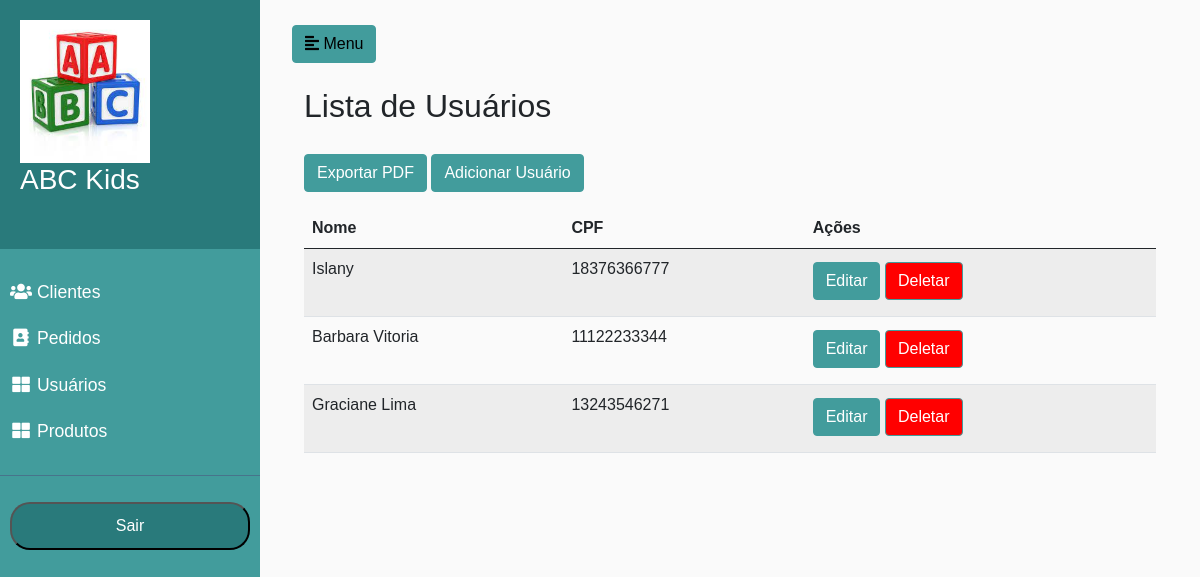
Screenshot of /usuarios/ (signed in) with the database file from the repository.
### usuarios/models.py (models this page shows, shortened)
class Usuario(AbstractUser):
    nome = models.CharField(max_length=150)
    cpf = models.CharField(max_length=11, unique=True)
    telefone = models.CharField(max_length=15)
    email = models.EmailField(unique=True, blank=False)
    username = None
    groups = None
    user_permissions = None
    USERNAME_FIELD = 'email'
    REQUIRED_FIELDS = ['nome', 'cpf', 'telefone']

### usuarios/views.py (the view)
# urls.py: path('',views.listar_usuarios, name="listar_usuarios"),
@login_required
def listar_usuarios(request):
    usuarios = Usuario.objects.all()
    return render(request, 'usuarios/listar_usuarios.html', {'usuarios': usuarios})

### usuarios/templates/usuarios/listar_usuarios.html (shortened to what this page needs)
{% extends "base.html" %}
{% load static %}
{% block 'dashboard' %}
<h2 class="my-4">Lista de Usuários</h2>
<a href="{% url 'exportar_usuarios_pdf' %}" target="_blank" class="btn colorprimarybtn2 mb-3">Exportar PDF</a>
<a href="{% url 'criar_usuario' %}" class="btn colorprimarybtn2 mb-3">Adicionar Usuário</a>
<table class="table table-striped">
  <thead>
    <tr>
      <th>Nome</th>
      <th>CPF</th>
      <th>Ações</th>
    </tr>
  </thead>
  <tbody>
    {% for usuario in usuarios %}
    <tr>
      <td>{{ usuario.nome }}</td>
      <td>{{ usuario.cpf }}</td>
      <td>
        <a href="{% url 'atualizar_usuarios' usuario.id %}" class="btn colorprimarybtn2 mb-2">Editar</a>
        <form action="{% url 'deletar_usuarios' usuario.id %}" method="POST" style="display:inline;">
            <button type="submit" style="background-color: red; color: white" class="btn colorprimarybtn2 mb-2"   onclick="return confirm('Tem certeza que deseja excluir este usuario?');">Deletar</button>
        </form>
      </td>
    </tr>
    {% empty %}
    <tr>
      <td colspan="3">Nenhum usuario cadastrado.</td>
    </tr>
    {% endfor %}
  </tbody>
</table>
{% endblock %}

### templates/static/css/base.css (style rules this page uses)
:root { --colorbasic: #297a7b; --colorbasic2: #429c9c; --colortext: #FFF; --colortext-menu: #FFF; }
.colorprimarybtn2 { background-color: var(--colorbasic2); border-color: var(--colorbasic2) !important; color: var(--colortext); margin-top: 5px; }
a.colorprimarybtn2:link, a.colorprimarybtn2:visited { text-decoration: none; color: var(--colortext); }
body { font-family: 'Poppins', sans-serif; background: #fafafa; }
a, a:hover, a:focus { color: inherit; text-decoration: none; transition: all 0.3s; }
a:link, a:visited { text-decoration: none; color: var(--colorbasic); }

### rows the page displays
Usuario: nome "Islany", cpf "18376366777"
Usuario: nome "Barbara Vitoria", cpf "11122233344"
Usuario: nome "Graciane Lima", cpf "13243546271"
